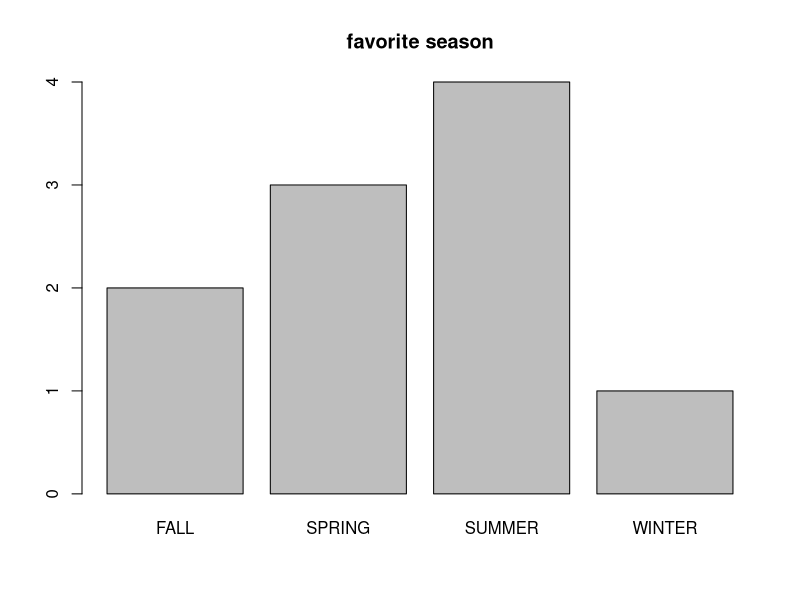
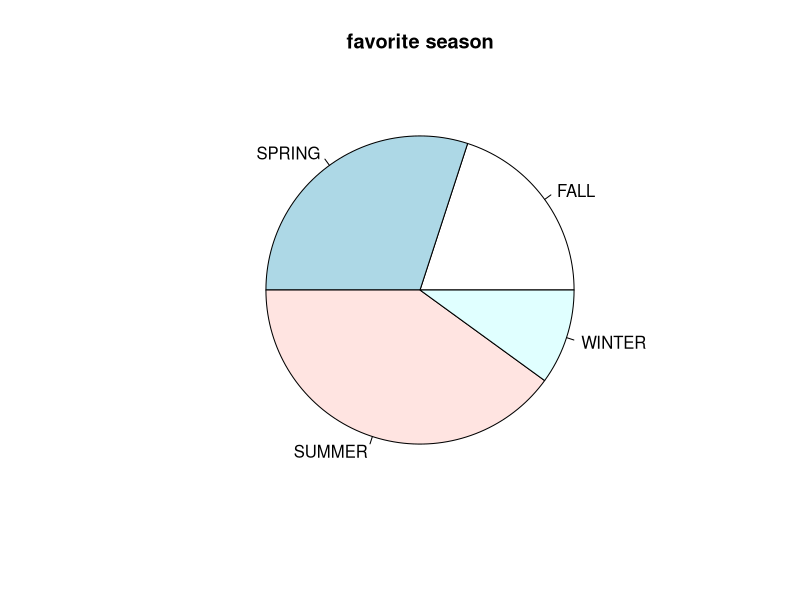
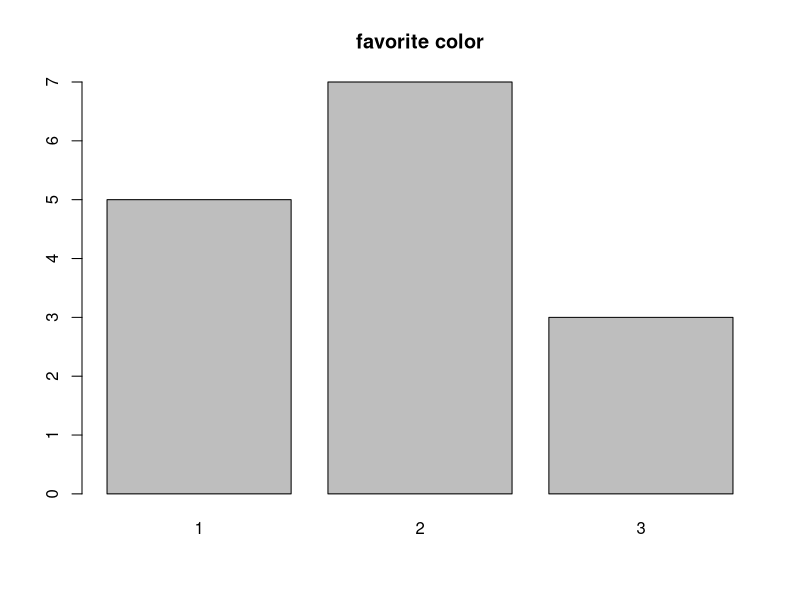
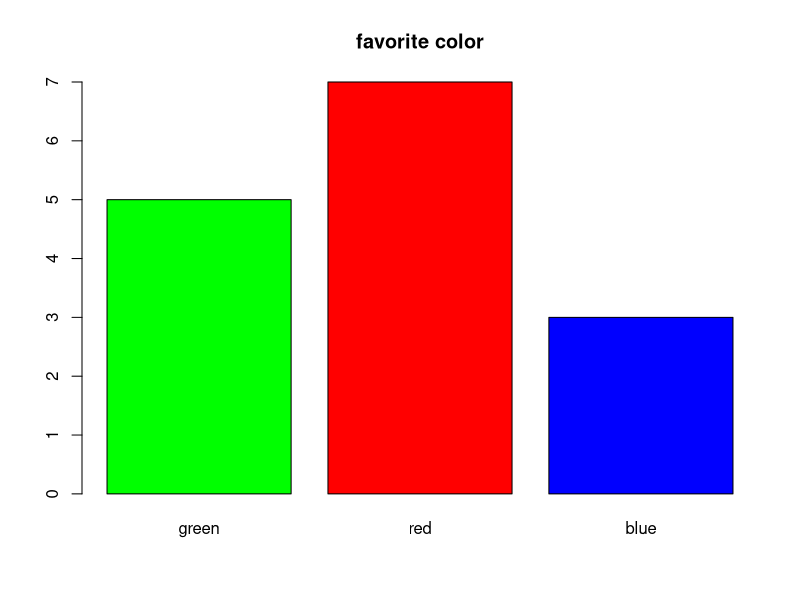
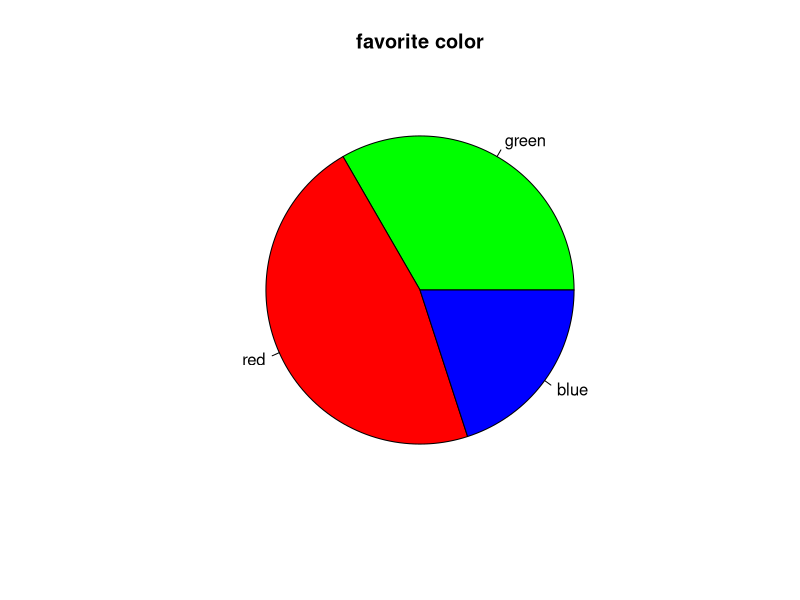
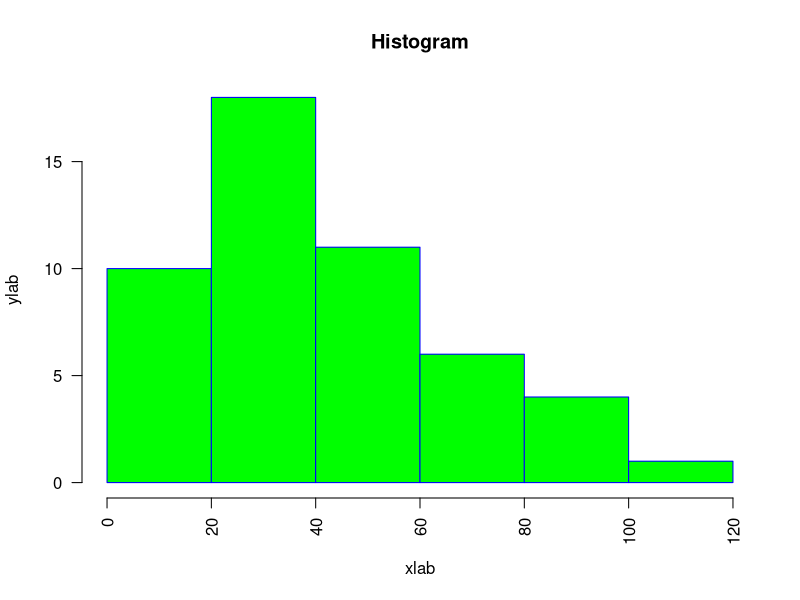
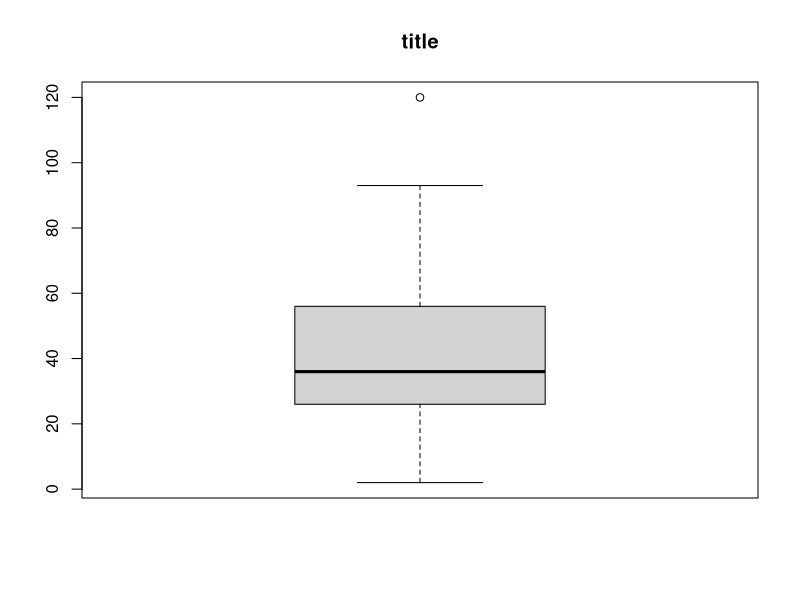
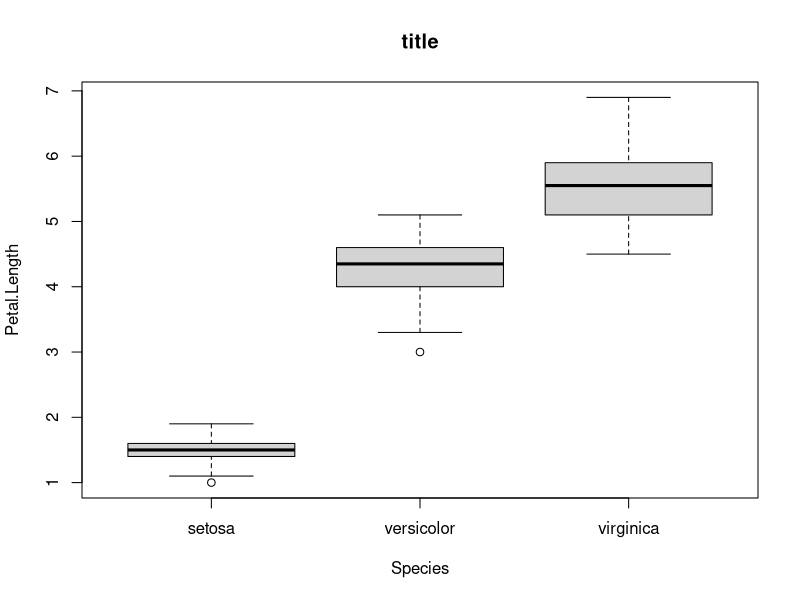

Here is the R script that generated these plots, in order:

##### 05-1

favorite <- c('WINTER', 'SUMMER', 'SPRING', 'SUMMER', 'SUMMER',
              'FALL', 'FALL', 'SUMMER', 'SPRING', 'SPRING')

favorite
table(favorite)
table(favorite)/length(favorite)

##### 05-2

ds <- table(favorite)
ds

barplot(ds, main='favorite season')

##### 05-3

ds <- table(favorite)
ds

pie(ds, main='favorite season')

##### 05-4

favorite.color <- c(2, 3, 2, 1, 1, 2, 2, 1, 3, 2, 1, 3, 2, 1, 2)
ds <- table(favorite.color)
ds

barplot(ds, main='favorite color')

colors <- c('green', 'red', 'blue')
names(ds) <- colors
ds

barplot(ds, main='favorite color', col=colors)
pie(ds, main='favorite color', col=colors)

##### 05-5

weight <- c(60, 62, 64, 65, 68, 69)
weight.heavy <- c(weight, 120)
weight
weight.heavy

mean(weight)
mean(weight.heavy)

median(weight)
median(weight.heavy)

mean(weight, trim=0.2)
mean(weight.heavy,trim=0.2)

##### 05-6

mydata <- c(60, 62, 64, 65, 68, 69, 120)

quantile(mydata)
quantile(mydata, (0:10)/10)
summary(mydata)

##### 05-7

mydata <- c(60, 62, 64, 65, 68, 69, 120)

var(mydata)
sd(mydata)
range(mydata)
diff(range(mydata))

##### 05-8

dist <- cars[,2]
hist(dist,
     main="Histogram",
     xlab ="xlab",
     ylab="ylab",
     border="blue",
     col="green",
     las=2,
     breaks=5)

##### 05-9

dist <- cars[,2]
boxplot(dist, main="title")

##### 05-10

boxplot.stats(dist)

##### 05-11

boxplot(Petal.Length~Species, data=iris, main="title")

##### 한 화면에 그래프 여러 개 출력하기

par(mfrow=c(1,3))
barplot(table(mtcars$carb),
        main="Barplot of Carburetors",
        xlab="#of carburetors",
        ylab="frequency",
        col="blue")
barplot(table(mtcars$cyl),
        main="Barplot of Cylender",
        xlab="#of cylender",
        ylab="frequency",
        col="red")
barplot(table(mtcars$gear),
        main="Barplot of Grar",
        xlab="#of gears",
        ylab="frequency",
        col="green")
par(mfrow=c(1,1))
